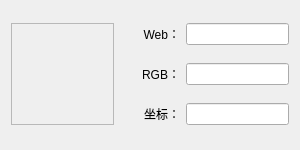
<?xml version="1.0" encoding="UTF-8"?>
<ui version="4.0">
 <class>HColorPickerWidget</class>
 <widget class="QWidget" name="HColorPickerWidget">
  <property name="geometry">
   <rect>
    <x>0</x>
    <y>0</y>
    <width>300</width>
    <height>150</height>
   </rect>
  </property>
  <property name="minimumSize">
   <size>
    <width>300</width>
    <height>150</height>
   </size>
  </property>
  <property name="maximumSize">
   <size>
    <width>300</width>
    <height>150</height>
   </size>
  </property>
  <property name="windowTitle">
   <string>颜色捕捉器</string>
  </property>
  <layout class="QGridLayout" name="gridLayout" columnstretch="1,0,1">
   <item row="0" column="0" rowspan="3">
    <widget class="QLabel" name="lable_4">
     <property name="cursor">
      <cursorShape>CrossCursor</cursorShape>
     </property>
     <property name="frameShape">
      <enum>QFrame::StyledPanel</enum>
     </property>
     <property name="frameShadow">
      <enum>QFrame::Sunken</enum>
     </property>
     <property name="text">
      <string/>
     </property>
    </widget>
   </item>
   <item row="0" column="1">
    <widget class="QLabel" name="label_1">
     <property name="minimumSize">
      <size>
       <width>60</width>
       <height>0</height>
      </size>
     </property>
     <property name="text">
      <string>Web：</string>
     </property>
     <property name="alignment">
      <set>Qt::AlignRight|Qt::AlignTrailing|Qt::AlignVCenter</set>
     </property>
    </widget>
   </item>
   <item row="0" column="2">
    <widget class="QLineEdit" name="lineEdit_1">
     <property name="alignment">
      <set>Qt::AlignCenter</set>
     </property>
     <property name="readOnly">
      <bool>true</bool>
     </property>
    </widget>
   </item>
   <item row="1" column="1">
    <widget class="QLabel" name="label_2">
     <property name="minimumSize">
      <size>
       <width>60</width>
       <height>0</height>
      </size>
     </property>
     <property name="text">
      <string>RGB：</string>
     </property>
     <property name="alignment">
      <set>Qt::AlignRight|Qt::AlignTrailing|Qt::AlignVCenter</set>
     </property>
    </widget>
   </item>
   <item row="1" column="2">
    <widget class="QLineEdit" name="lineEdit_2">
     <property name="alignment">
      <set>Qt::AlignCenter</set>
     </property>
     <property name="readOnly">
      <bool>true</bool>
     </property>
    </widget>
   </item>
   <item row="2" column="1">
    <widget class="QLabel" name="label_3">
     <property name="minimumSize">
      <size>
       <width>60</width>
       <height>0</height>
      </size>
     </property>
     <property name="text">
      <string>坐标：</string>
     </property>
     <property name="alignment">
      <set>Qt::AlignRight|Qt::AlignTrailing|Qt::AlignVCenter</set>
     </property>
    </widget>
   </item>
   <item row="2" column="2">
    <widget class="QLineEdit" name="lineEdit_3">
     <property name="text">
      <string/>
     </property>
     <property name="alignment">
      <set>Qt::AlignCenter</set>
     </property>
     <property name="readOnly">
      <bool>true</bool>
     </property>
    </widget>
   </item>
  </layout>
 </widget>
 <resources/>
 <connections/>
</ui>
